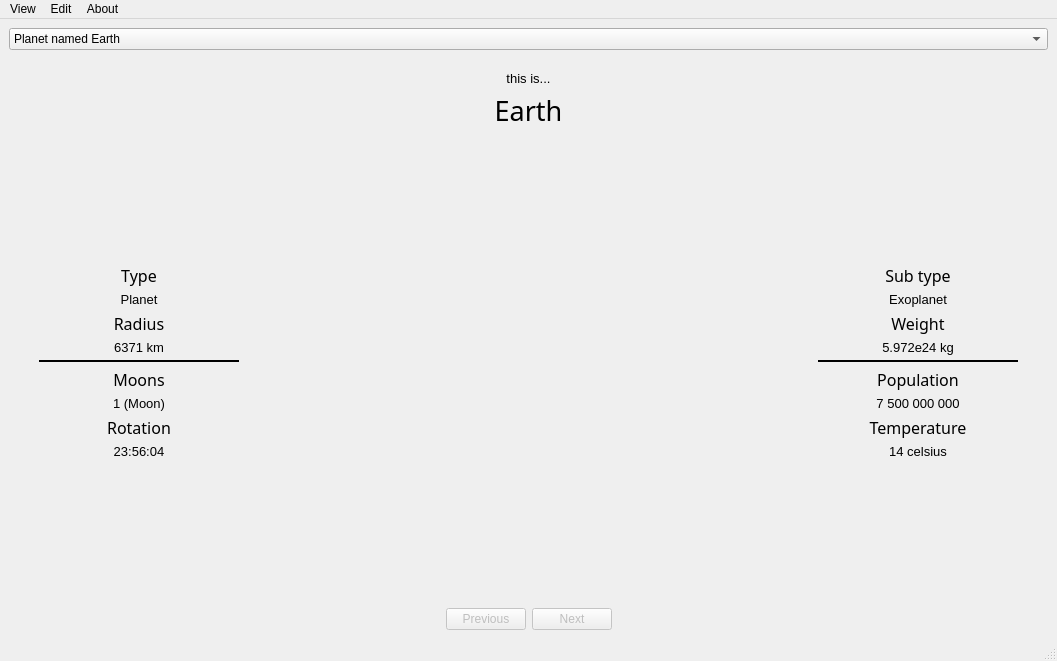
<?xml version="1.0" encoding="UTF-8"?>
<ui version="4.0">
 <class>MainWindow</class>
 <widget class="QMainWindow" name="MainWindow">
  <property name="geometry">
   <rect>
    <x>0</x>
    <y>0</y>
    <width>1057</width>
    <height>661</height>
   </rect>
  </property>
  <property name="sizePolicy">
   <sizepolicy hsizetype="Preferred" vsizetype="Preferred">
    <horstretch>0</horstretch>
    <verstretch>0</verstretch>
   </sizepolicy>
  </property>
  <property name="minimumSize">
   <size>
    <width>0</width>
    <height>0</height>
   </size>
  </property>
  <property name="windowTitle">
   <string>MyPlanets</string>
  </property>
  <property name="windowIcon">
   <iconset resource="../res/pack1.qrc">
    <normaloff>:/pack1/icon.ico</normaloff>:/pack1/icon.ico</iconset>
  </property>
  <property name="iconSize">
   <size>
    <width>32</width>
    <height>32</height>
   </size>
  </property>
  <widget class="QWidget" name="centralwidget">
   <layout class="QGridLayout" name="gridLayout">
    <item row="0" column="0">
     <layout class="QVBoxLayout" name="verticalLayout">
      <property name="sizeConstraint">
       <enum>QLayout::SetNoConstraint</enum>
      </property>
      <item>
       <widget class="QComboBox" name="objectsList">
        <item>
         <property name="text">
          <string>Planet named Earth</string>
         </property>
        </item>
       </widget>
      </item>
      <item>
       <spacer name="verticalSpacer_7">
        <property name="orientation">
         <enum>Qt::Vertical</enum>
        </property>
        <property name="sizeType">
         <enum>QSizePolicy::Fixed</enum>
        </property>
        <property name="sizeHint" stdset="0">
         <size>
          <width>20</width>
          <height>15</height>
         </size>
        </property>
       </spacer>
      </item>
      <item>
       <widget class="QLabel" name="noneActive18">
        <property name="font">
         <font>
          <pointsize>10</pointsize>
         </font>
        </property>
        <property name="text">
         <string>this is...</string>
        </property>
        <property name="alignment">
         <set>Qt::AlignBottom|Qt::AlignHCenter</set>
        </property>
       </widget>
      </item>
      <item>
       <widget class="QLabel" name="NameObject">
        <property name="font">
         <font>
          <family>Venus Rising</family>
          <pointsize>20</pointsize>
          <weight>50</weight>
          <bold>false</bold>
         </font>
        </property>
        <property name="text">
         <string>Earth</string>
        </property>
        <property name="alignment">
         <set>Qt::AlignBottom|Qt::AlignHCenter</set>
        </property>
       </widget>
      </item>
      <item>
       <spacer name="horizontalSpacer_5">
        <property name="orientation">
         <enum>Qt::Horizontal</enum>
        </property>
        <property name="sizeType">
         <enum>QSizePolicy::Fixed</enum>
        </property>
        <property name="sizeHint" stdset="0">
         <size>
          <width>780</width>
          <height>5</height>
         </size>
        </property>
       </spacer>
      </item>
      <item>
       <layout class="QHBoxLayout" name="horizontalLayout_2">
        <property name="spacing">
         <number>10</number>
        </property>
        <property name="sizeConstraint">
         <enum>QLayout::SetMinAndMaxSize</enum>
        </property>
        <item>
         <layout class="QVBoxLayout" name="verticalLayout_3">
          <property name="spacing">
           <number>5</number>
          </property>
          <property name="sizeConstraint">
           <enum>QLayout::SetDefaultConstraint</enum>
          </property>
          <property name="leftMargin">
           <number>30</number>
          </property>
          <property name="rightMargin">
           <number>15</number>
          </property>
          <item>
           <spacer name="noneActive6">
            <property name="orientation">
             <enum>Qt::Vertical</enum>
            </property>
            <property name="sizeHint" stdset="0">
             <size>
              <width>20</width>
              <height>40</height>
             </size>
            </property>
           </spacer>
          </item>
          <item>
           <widget class="QLabel" name="noneActive2">
            <property name="font">
             <font>
              <family>Venus Rising</family>
              <pointsize>12</pointsize>
             </font>
            </property>
            <property name="text">
             <string>Type</string>
            </property>
            <property name="alignment">
             <set>Qt::AlignCenter</set>
            </property>
           </widget>
          </item>
          <item>
           <widget class="QLabel" name="TypeObject">
            <property name="font">
             <font>
              <pointsize>10</pointsize>
             </font>
            </property>
            <property name="text">
             <string>Planet</string>
            </property>
            <property name="alignment">
             <set>Qt::AlignCenter</set>
            </property>
           </widget>
          </item>
          <item>
           <widget class="QLabel" name="noneActive3">
            <property name="font">
             <font>
              <family>Venus Rising</family>
              <pointsize>12</pointsize>
             </font>
            </property>
            <property name="text">
             <string>Radius</string>
            </property>
            <property name="alignment">
             <set>Qt::AlignCenter</set>
            </property>
           </widget>
          </item>
          <item>
           <widget class="QLabel" name="RadiusObject">
            <property name="font">
             <font>
              <pointsize>10</pointsize>
             </font>
            </property>
            <property name="text">
             <string>6371 km</string>
            </property>
            <property name="alignment">
             <set>Qt::AlignCenter</set>
            </property>
           </widget>
          </item>
          <item>
           <widget class="Line" name="noneActive8">
            <property name="frameShadow">
             <enum>QFrame::Plain</enum>
            </property>
            <property name="lineWidth">
             <number>2</number>
            </property>
            <property name="orientation">
             <enum>Qt::Horizontal</enum>
            </property>
           </widget>
          </item>
          <item>
           <widget class="QLabel" name="noneActive4">
            <property name="font">
             <font>
              <family>Venus Rising</family>
              <pointsize>12</pointsize>
             </font>
            </property>
            <property name="text">
             <string>Moons</string>
            </property>
            <property name="alignment">
             <set>Qt::AlignCenter</set>
            </property>
           </widget>
          </item>
          <item>
           <widget class="QLabel" name="MoonsObject">
            <property name="font">
             <font>
              <pointsize>10</pointsize>
             </font>
            </property>
            <property name="text">
             <string>1 (Moon)</string>
            </property>
            <property name="alignment">
             <set>Qt::AlignCenter</set>
            </property>
           </widget>
          </item>
          <item>
           <widget class="QLabel" name="noneActive5">
            <property name="font">
             <font>
              <family>Venus Rising</family>
              <pointsize>12</pointsize>
             </font>
            </property>
            <property name="text">
             <string>Rotation</string>
            </property>
            <property name="alignment">
             <set>Qt::AlignCenter</set>
            </property>
           </widget>
          </item>
          <item>
           <widget class="QLabel" name="RotationObject">
            <property name="font">
             <font>
              <pointsize>10</pointsize>
             </font>
            </property>
            <property name="text">
             <string>23:56:04</string>
            </property>
            <property name="alignment">
             <set>Qt::AlignCenter</set>
            </property>
           </widget>
          </item>
          <item>
           <spacer name="noneActive7">
            <property name="orientation">
             <enum>Qt::Vertical</enum>
            </property>
            <property name="sizeHint" stdset="0">
             <size>
              <width>20</width>
              <height>40</height>
             </size>
            </property>
           </spacer>
          </item>
          <item>
           <spacer name="horizontalSpacer">
            <property name="orientation">
             <enum>Qt::Horizontal</enum>
            </property>
            <property name="sizeType">
             <enum>QSizePolicy::Fixed</enum>
            </property>
            <property name="sizeHint" stdset="0">
             <size>
              <width>200</width>
              <height>20</height>
             </size>
            </property>
           </spacer>
          </item>
         </layout>
        </item>
        <item>
         <widget class="QWidget" name="formWidget" native="true">
          <layout class="QGridLayout" name="gridLayout_2">
           <property name="sizeConstraint">
            <enum>QLayout::SetMinimumSize</enum>
           </property>
           <property name="leftMargin">
            <number>0</number>
           </property>
           <property name="topMargin">
            <number>0</number>
           </property>
           <property name="rightMargin">
            <number>0</number>
           </property>
           <property name="bottomMargin">
            <number>0</number>
           </property>
           <property name="spacing">
            <number>0</number>
           </property>
           <item row="0" column="0">
            <widget class="QLabel" name="ImageObject">
             <property name="sizePolicy">
              <sizepolicy hsizetype="Ignored" vsizetype="Ignored">
               <horstretch>0</horstretch>
               <verstretch>0</verstretch>
              </sizepolicy>
             </property>
             <property name="text">
              <string/>
             </property>
             <property name="pixmap">
              <pixmap resource="../res/pack1.qrc">:/pack1/planetDefault.png</pixmap>
             </property>
             <property name="scaledContents">
              <bool>true</bool>
             </property>
             <property name="alignment">
              <set>Qt::AlignCenter</set>
             </property>
             <property name="wordWrap">
              <bool>false</bool>
             </property>
             <property name="margin">
              <number>0</number>
             </property>
             <property name="indent">
              <number>0</number>
             </property>
            </widget>
           </item>
          </layout>
         </widget>
        </item>
        <item>
         <layout class="QVBoxLayout" name="verticalLayout_2">
          <property name="spacing">
           <number>5</number>
          </property>
          <property name="sizeConstraint">
           <enum>QLayout::SetDefaultConstraint</enum>
          </property>
          <property name="leftMargin">
           <number>15</number>
          </property>
          <property name="topMargin">
           <number>0</number>
          </property>
          <property name="rightMargin">
           <number>30</number>
          </property>
          <item>
           <spacer name="noneActive14">
            <property name="orientation">
             <enum>Qt::Vertical</enum>
            </property>
            <property name="sizeHint" stdset="0">
             <size>
              <width>20</width>
              <height>40</height>
             </size>
            </property>
           </spacer>
          </item>
          <item>
           <widget class="QLabel" name="noneActive9">
            <property name="font">
             <font>
              <family>Venus Rising</family>
              <pointsize>12</pointsize>
             </font>
            </property>
            <property name="text">
             <string>Sub type</string>
            </property>
            <property name="alignment">
             <set>Qt::AlignCenter</set>
            </property>
           </widget>
          </item>
          <item>
           <widget class="QLabel" name="SubTypeObject">
            <property name="font">
             <font>
              <pointsize>10</pointsize>
             </font>
            </property>
            <property name="text">
             <string>Exoplanet</string>
            </property>
            <property name="alignment">
             <set>Qt::AlignCenter</set>
            </property>
           </widget>
          </item>
          <item>
           <widget class="QLabel" name="noneActive10">
            <property name="font">
             <font>
              <family>Venus Rising</family>
              <pointsize>12</pointsize>
             </font>
            </property>
            <property name="text">
             <string>Weight</string>
            </property>
            <property name="alignment">
             <set>Qt::AlignCenter</set>
            </property>
           </widget>
          </item>
          <item>
           <widget class="QLabel" name="WeightObject">
            <property name="font">
             <font>
              <pointsize>10</pointsize>
             </font>
            </property>
            <property name="text">
             <string>5.972e24 kg</string>
            </property>
            <property name="alignment">
             <set>Qt::AlignCenter</set>
            </property>
           </widget>
          </item>
          <item>
           <widget class="Line" name="noneActive15">
            <property name="frameShadow">
             <enum>QFrame::Plain</enum>
            </property>
            <property name="lineWidth">
             <number>2</number>
            </property>
            <property name="orientation">
             <enum>Qt::Horizontal</enum>
            </property>
           </widget>
          </item>
          <item>
           <widget class="QLabel" name="noneActive11">
            <property name="font">
             <font>
              <family>Venus Rising</family>
              <pointsize>12</pointsize>
             </font>
            </property>
            <property name="text">
             <string>Population</string>
            </property>
            <property name="alignment">
             <set>Qt::AlignCenter</set>
            </property>
           </widget>
          </item>
          <item>
           <widget class="QLabel" name="PopulationObject">
            <property name="font">
             <font>
              <pointsize>10</pointsize>
             </font>
            </property>
            <property name="text">
             <string>7 500 000 000</string>
            </property>
            <property name="alignment">
             <set>Qt::AlignCenter</set>
            </property>
           </widget>
          </item>
          <item>
           <widget class="QLabel" name="noneActive12">
            <property name="font">
             <font>
              <family>Venus Rising</family>
              <pointsize>12</pointsize>
             </font>
            </property>
            <property name="text">
             <string>Temperature</string>
            </property>
            <property name="alignment">
             <set>Qt::AlignCenter</set>
            </property>
           </widget>
          </item>
          <item>
           <widget class="QLabel" name="TemperatureObject">
            <property name="font">
             <font>
              <pointsize>10</pointsize>
             </font>
            </property>
            <property name="text">
             <string>14 celsius</string>
            </property>
            <property name="alignment">
             <set>Qt::AlignCenter</set>
            </property>
           </widget>
          </item>
          <item>
           <spacer name="noneActive13">
            <property name="orientation">
             <enum>Qt::Vertical</enum>
            </property>
            <property name="sizeHint" stdset="0">
             <size>
              <width>20</width>
              <height>40</height>
             </size>
            </property>
           </spacer>
          </item>
          <item>
           <spacer name="horizontalSpacer_2">
            <property name="orientation">
             <enum>Qt::Horizontal</enum>
            </property>
            <property name="sizeType">
             <enum>QSizePolicy::Fixed</enum>
            </property>
            <property name="sizeHint" stdset="0">
             <size>
              <width>200</width>
              <height>20</height>
             </size>
            </property>
           </spacer>
          </item>
         </layout>
        </item>
       </layout>
      </item>
      <item>
       <layout class="QHBoxLayout" name="horizontalLayout">
        <item>
         <spacer name="noneActive16">
          <property name="orientation">
           <enum>Qt::Horizontal</enum>
          </property>
          <property name="sizeHint" stdset="0">
           <size>
            <width>40</width>
            <height>20</height>
           </size>
          </property>
         </spacer>
        </item>
        <item>
         <widget class="QPushButton" name="buttonPrevPlanet">
          <property name="enabled">
           <bool>false</bool>
          </property>
          <property name="text">
           <string>Previous</string>
          </property>
         </widget>
        </item>
        <item>
         <widget class="QPushButton" name="buttonNextPlanet">
          <property name="enabled">
           <bool>false</bool>
          </property>
          <property name="text">
           <string>Next</string>
          </property>
         </widget>
        </item>
        <item>
         <spacer name="noneActive17">
          <property name="orientation">
           <enum>Qt::Horizontal</enum>
          </property>
          <property name="sizeHint" stdset="0">
           <size>
            <width>40</width>
            <height>20</height>
           </size>
          </property>
         </spacer>
        </item>
       </layout>
      </item>
     </layout>
    </item>
   </layout>
  </widget>
  <widget class="QMenuBar" name="menubar">
   <property name="geometry">
    <rect>
     <x>0</x>
     <y>0</y>
     <width>1057</width>
     <height>25</height>
    </rect>
   </property>
   <widget class="QMenu" name="menuView">
    <property name="tearOffEnabled">
     <bool>false</bool>
    </property>
    <property name="title">
     <string>View</string>
    </property>
    <addaction name="actionOpen"/>
    <addaction name="actionClose"/>
    <addaction name="actionLook"/>
    <addaction name="separator"/>
    <addaction name="actionExit"/>
   </widget>
   <widget class="QMenu" name="menuEdit">
    <property name="title">
     <string>Edit</string>
    </property>
    <addaction name="actionOpenEdit"/>
    <addaction name="actionCreate"/>
   </widget>
   <widget class="QMenu" name="menuAbout">
    <property name="title">
     <string>About</string>
    </property>
    <addaction name="actionShow_about"/>
    <addaction name="actionShow_sources"/>
   </widget>
   <addaction name="menuView"/>
   <addaction name="menuEdit"/>
   <addaction name="menuAbout"/>
  </widget>
  <widget class="QStatusBar" name="statusbar"/>
  <action name="actionOpen">
   <property name="icon">
    <iconset resource="../res/pack1.qrc">
     <normaloff>:/pack1/iconopen.png</normaloff>:/pack1/iconopen.png</iconset>
   </property>
   <property name="text">
    <string>Open</string>
   </property>
  </action>
  <action name="actionClose">
   <property name="icon">
    <iconset resource="../res/pack1.qrc">
     <normaloff>:/pack1/iconclose.png</normaloff>:/pack1/iconclose.png</iconset>
   </property>
   <property name="text">
    <string>Close</string>
   </property>
  </action>
  <action name="actionOpenEdit">
   <property name="icon">
    <iconset resource="../res/pack1.qrc">
     <normaloff>:/pack1/iconopen.png</normaloff>:/pack1/iconopen.png</iconset>
   </property>
   <property name="text">
    <string>Edit</string>
   </property>
  </action>
  <action name="actionCreate">
   <property name="icon">
    <iconset resource="../res/pack1.qrc">
     <normaloff>:/pack1/iconedit.png</normaloff>:/pack1/iconedit.png</iconset>
   </property>
   <property name="text">
    <string>Create</string>
   </property>
  </action>
  <action name="actionExit">
   <property name="icon">
    <iconset resource="../res/pack1.qrc">
     <normaloff>:/pack1/iconexit.png</normaloff>:/pack1/iconexit.png</iconset>
   </property>
   <property name="text">
    <string>Exit</string>
   </property>
  </action>
  <action name="actionShow_about">
   <property name="icon">
    <iconset resource="../res/pack1.qrc">
     <normaloff>:/pack1/iconabout.png</normaloff>:/pack1/iconabout.png</iconset>
   </property>
   <property name="text">
    <string>Show about</string>
   </property>
  </action>
  <action name="actionShow_sources">
   <property name="icon">
    <iconset resource="../res/pack1.qrc">
     <normaloff>:/pack1/icon.ico</normaloff>:/pack1/icon.ico</iconset>
   </property>
   <property name="text">
    <string>Show resources</string>
   </property>
  </action>
  <action name="actionLook">
   <property name="enabled">
    <bool>true</bool>
   </property>
   <property name="icon">
    <iconset resource="../res/pack1.qrc">
     <normaloff>:/pack1/iconview.png</normaloff>:/pack1/iconview.png</iconset>
   </property>
   <property name="text">
    <string>Look CSV file</string>
   </property>
  </action>
 </widget>
 <resources>
  <include location="../res/pack1.qrc"/>
 </resources>
 <connections/>
</ui>
